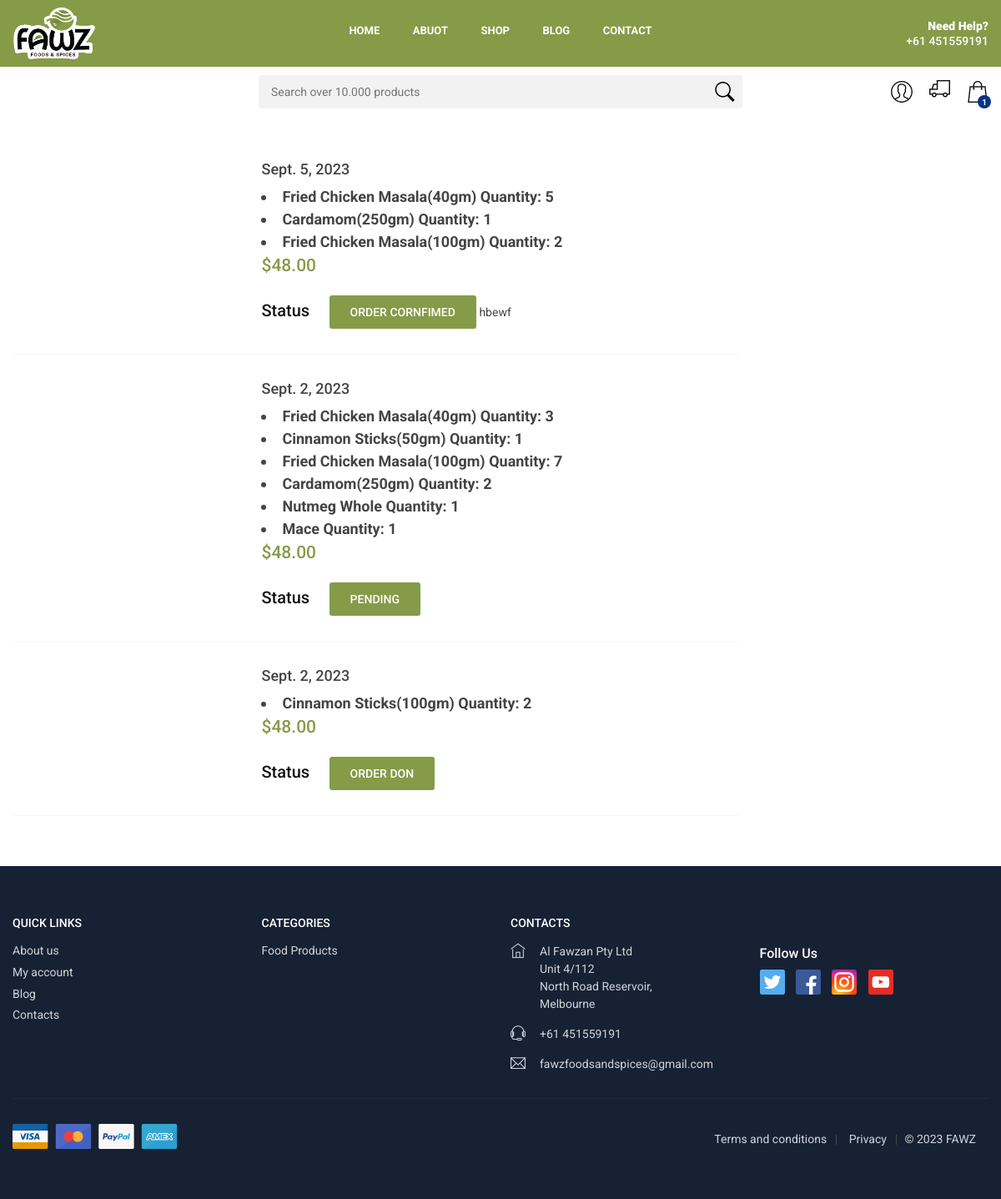
Page /order_list (signed in) on the earlier database version.
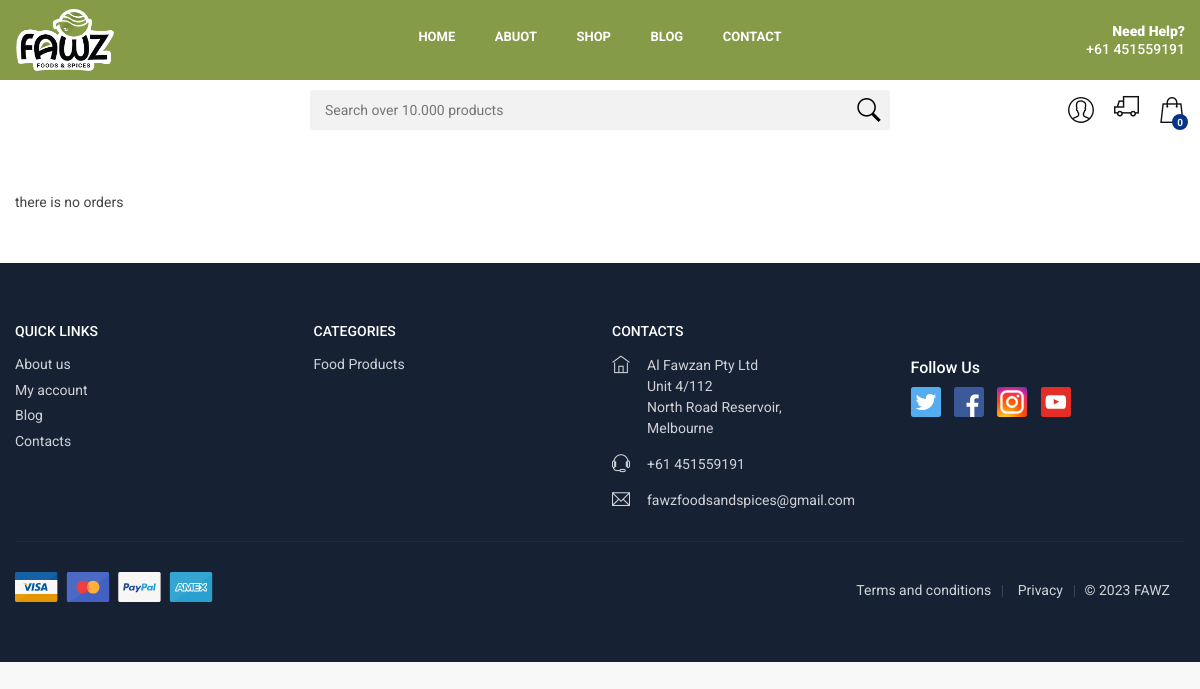
Same page on the later database version.
### User_App/models.py (models this page shows)
class Order(models.Model):
    STATUS = (
        ('PENDING', 'PENDING'),
        ('ORDER CORNFIMED', 'ORDER CORNFIMED'),
        ('SHIPPED', 'SHIPPED'),
        ('ORDER DONE', 'ORDER DONE'),
    )
    user = models.ForeignKey(User, on_delete=models.CASCADE)
    cart = models.ManyToManyField(Cart)
    first_name = models.CharField(max_length=100)
    last_name = models.CharField(max_length=100)
    city = models.CharField(max_length=100)
    postel_code = models.CharField(max_length=100)
    address = models.CharField(max_length=100)
    phone = models.CharField(max_length=12)
    date = models.DateField(auto_now_add=True)
    status = models.CharField(max_length=100, choices=STATUS, default='PENDING')
    delivery_espected = models.CharField(max_length=100)

class Cart(models.Model):
    user = models.ForeignKey(User, on_delete=models.CASCADE)
    product = models.ForeignKey(Product, on_delete=models.CASCADE)
    price_dummy = models.DecimalField(max_digits=10, decimal_places=2, null=True, blank=True)
    quantity = models.IntegerField(default=1)
    total = models.DecimalField(max_digits=10, decimal_places=2, null=True, blank=True)
    ordered = models.BooleanField(default=False)

### Admin_App/models.py (models this page shows, shortened)
class Product(models.Model):
    name = models.CharField(max_length=100)
    image = models.ImageField(upload_to='product_image', null=True, blank=True)
    image_two = models.ImageField(upload_to='product_image', null=True, blank=True)
    description = models.CharField(max_length=100, null=True, blank=True)
    actual_price = models.DecimalField(max_digits=10, decimal_places=2, null=True, blank=True)
    discount_price = models.DecimalField(max_digits=10, decimal_places=2, null=True, blank=True)

### User_App/views.py (the view)
# urls.py: path('order_list', order_list, name='order_list'),
@login_required
def order_list(request):
    current_page = 'order_list'
    user = request.user
    orders = Order.objects.filter(user=user).annotate(total_amount=Sum('cart__total')).order_by('-id')
    orders = orders.annotate(total_amount_with_8=F('total_amount') + 8).order_by('-id')
    context = {
        'current_page': current_page,
        'order': orders
    }
    return render(request, 'User/order_list.html', context)

### Core/context_processors.py (called while the page is built)
def context(request):
    from User_App.models import Cart
    try:
        cart_items = Cart.objects.filter(user=request.user,ordered=False).count()
    except:
        cart_items = 0
    data = {
        'cart_items_count' : cart_items
    }
    return data

### templates/User/order_list.html
{% extends "user/base.html" %}
{% load static %}
{% block content %}
	<main>
	    <div class="container margin_30">
	        <div class="row">
	            <div class="col-lg-9">
                    {% for order in order %}
                        <div class="row row_item">
                            <div class="col-sm-4">
                            </div>
                            <div class="col-sm-8">
                                <a href="#">
                                    <h3>{{ order.date }}</h3>
                                </a>
                                {% for cart in order.cart.all %}
                                    <li style="font-weight: 700; font-size: large;">
                                        {{ cart.product.name }}
                                        Quantity: {{ cart.quantity }}
                                    </li>
                                {% endfor %}
                                <div class="price_box">
                                    <span class="new_price">$48.00</span>
                                </div>
                                <ul><li><h5 style="margin-top: 5px;">Status  </h5></li>
                                    <li><a href="#0" class="btn_1" style="margin-left: 20px;">{{ order.status}}</a></li>
                                    <li>{{ order.delivery_espected }}</li>
                                </ul>
                            </div>
                        </div>
                        <hr>
                    {% empty %}
                        <p>there is no orders</p>
                    {% endfor %}
	            </div>
	        </div>
	    </div>
	</main>
{% endblock content %}

Differences in the rows shown:
removed Order: date "Sept. 5, 2023", status "ORDER CORNFIMED", delivery_espected "hbewf"
removed Cart: product.name "Fried Chicken Masala(40gm)", quantity "5", shown under "Sept. 5, 2023"
removed Cart: product.name "Cardamom(250gm)", quantity "1", shown under "Sept. 5, 2023"
removed Cart: product.name "Fried Chicken Masala(100gm)", quantity "2", shown under "Sept. 5, 2023"
removed Order: date "Sept. 2, 2023", status "PENDING"
removed Cart: product.name "Fried Chicken Masala(40gm)", quantity "3", shown under "Sept. 2, 2023"
removed Cart: product.name "Cinnamon Sticks(50gm)", quantity "1", shown under "Sept. 2, 2023"
removed Cart: product.name "Fried Chicken Masala(100gm)", quantity "7", shown under "Sept. 2, 2023"
removed Cart: product.name "Cardamom(250gm)", quantity "2", shown under "Sept. 2, 2023"
removed Cart: product.name "Nutmeg Whole", quantity "1", shown under "Sept. 2, 2023"
removed Cart: product.name "Mace", quantity "1", shown under "Sept. 2, 2023"
removed Order: date "Sept. 2, 2023", status "ORDER DON"
removed Cart: product.name "Cinnamon Sticks(100gm)", quantity "2", shown under "Sept. 2, 2023"
Other differences:
{{ cart_items_count }}: "1" → "0"
text now shown: "there is no orders"
